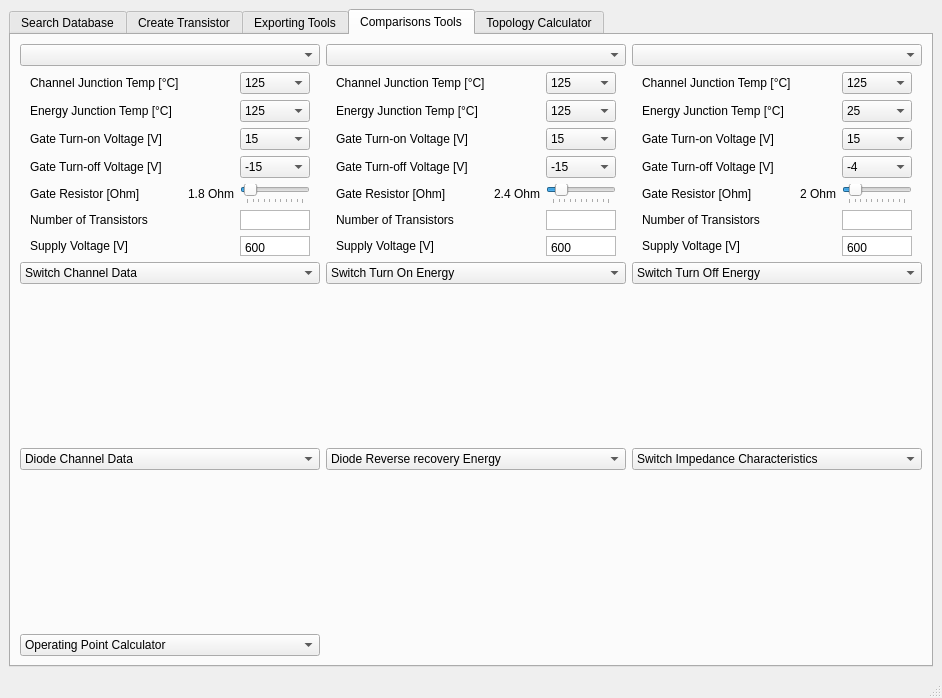
<?xml version="1.0" encoding="UTF-8"?>
<ui version="4.0">
 <class>MainWindow</class>
 <widget class="QMainWindow" name="MainWindow">
  <property name="geometry">
   <rect>
    <x>0</x>
    <y>0</y>
    <width>911</width>
    <height>687</height>
   </rect>
  </property>
  <property name="windowTitle">
   <string>MainWindow</string>
  </property>
  <widget class="QWidget" name="centralwidget">
   <layout class="QGridLayout" name="gridLayout">
    <item row="0" column="0">
     <layout class="QVBoxLayout" name="verticalLayout">
      <item>
       <widget class="QTabWidget" name="mainTabWidget">
        <property name="currentIndex">
         <number>3</number>
        </property>
        <widget class="QWidget" name="searchDatabaseTab">
         <property name="accessibleName">
          <string/>
         </property>
         <attribute name="title">
          <string>Search Database</string>
         </attribute>
        </widget>
        <widget class="QWidget" name="createTransistorTab">
         <attribute name="title">
          <string>Create Transistor</string>
         </attribute>
        </widget>
        <widget class="QWidget" name="exportingToolsTab">
         <attribute name="title">
          <string>Exporting Tools</string>
         </attribute>
        </widget>
        <widget class="QWidget" name="comparisonsToolsTab">
         <attribute name="title">
          <string>Comparisons Tools</string>
         </attribute>
         <layout class="QVBoxLayout" name="verticalLayout_2">
          <item>
           <layout class="QGridLayout" name="comparisonsGridLayout">
            <property name="sizeConstraint">
             <enum>QLayout::SetDefaultConstraint</enum>
            </property>
            <item row="4" column="0">
             <widget class="MplWidget" name="mplWidgetFour" native="true">
              <property name="sizePolicy">
               <sizepolicy hsizetype="Expanding" vsizetype="Expanding">
                <horstretch>0</horstretch>
                <verstretch>0</verstretch>
               </sizepolicy>
              </property>
              <property name="minimumSize">
               <size>
                <width>260</width>
                <height>151</height>
               </size>
              </property>
             </widget>
            </item>
            <item row="4" column="2">
             <widget class="MplWidget" name="mplWidgetSix" native="true">
              <property name="sizePolicy">
               <sizepolicy hsizetype="Expanding" vsizetype="Expanding">
                <horstretch>0</horstretch>
                <verstretch>0</verstretch>
               </sizepolicy>
              </property>
              <property name="minimumSize">
               <size>
                <width>260</width>
                <height>151</height>
               </size>
              </property>
             </widget>
            </item>
            <item row="4" column="1">
             <widget class="MplWidget" name="mplWidgetFive" native="true">
              <property name="sizePolicy">
               <sizepolicy hsizetype="Expanding" vsizetype="Expanding">
                <horstretch>0</horstretch>
                <verstretch>0</verstretch>
               </sizepolicy>
              </property>
              <property name="minimumSize">
               <size>
                <width>260</width>
                <height>151</height>
               </size>
              </property>
             </widget>
            </item>
            <item row="0" column="2">
             <layout class="QVBoxLayout" name="transThreeVertiLayout">
              <item>
               <widget class="QComboBox" name="comboBoxTransThree"/>
              </item>
              <item>
               <layout class="QGridLayout" name="transThreeGridLayout">
                <property name="leftMargin">
                 <number>10</number>
                </property>
                <property name="rightMargin">
                 <number>10</number>
                </property>
                <item row="4" column="1">
                 <widget class="QLabel" name="label_3">
                  <property name="text">
                   <string>2 Ohm</string>
                  </property>
                 </widget>
                </item>
                <item row="6" column="2">
                 <widget class="QPlainTextEdit" name="vsupplyEditThree">
                  <property name="sizePolicy">
                   <sizepolicy hsizetype="Expanding" vsizetype="Preferred">
                    <horstretch>0</horstretch>
                    <verstretch>0</verstretch>
                   </sizepolicy>
                  </property>
                  <property name="maximumSize">
                   <size>
                    <width>16777215</width>
                    <height>20</height>
                   </size>
                  </property>
                  <property name="verticalScrollBarPolicy">
                   <enum>Qt::ScrollBarAlwaysOff</enum>
                  </property>
                  <property name="plainText">
                   <string>600</string>
                  </property>
                 </widget>
                </item>
                <item row="0" column="1">
                 <spacer name="transThreeHoriSpace">
                  <property name="orientation">
                   <enum>Qt::Horizontal</enum>
                  </property>
                  <property name="sizeHint" stdset="0">
                   <size>
                    <width>230</width>
                    <height>7</height>
                   </size>
                  </property>
                 </spacer>
                </item>
                <item row="0" column="2">
                 <widget class="QComboBox" name="juncTempBoxThree">
                  <item>
                   <property name="text">
                    <string>125</string>
                   </property>
                  </item>
                  <item>
                   <property name="text">
                    <string>150</string>
                   </property>
                  </item>
                  <item>
                   <property name="text">
                    <string>25</string>
                   </property>
                  </item>
                 </widget>
                </item>
                <item row="5" column="0">
                 <widget class="QLabel" name="transNumLabelThree">
                  <property name="text">
                   <string>Number of Transistors       </string>
                  </property>
                 </widget>
                </item>
                <item row="6" column="0">
                 <widget class="QLabel" name="vsupplyLabelThree">
                  <property name="text">
                   <string>Supply Voltage [V]            </string>
                  </property>
                 </widget>
                </item>
                <item row="4" column="2">
                 <widget class="QSlider" name="gateResisSliderThree">
                  <property name="maximum">
                   <number>20</number>
                  </property>
                  <property name="singleStep">
                   <number>2</number>
                  </property>
                  <property name="value">
                   <number>2</number>
                  </property>
                  <property name="orientation">
                   <enum>Qt::Horizontal</enum>
                  </property>
                  <property name="tickPosition">
                   <enum>QSlider::TicksBelow</enum>
                  </property>
                 </widget>
                </item>
                <item row="3" column="0">
                 <widget class="QLabel" name="turnoffVoltLabelThree">
                  <property name="text">
                   <string>Gate Turn-off Voltage [V]   </string>
                  </property>
                 </widget>
                </item>
                <item row="2" column="0">
                 <widget class="QLabel" name="turnonVoltLabelThree">
                  <property name="text">
                   <string>Gate Turn-on Voltage [V]   </string>
                  </property>
                 </widget>
                </item>
                <item row="4" column="0">
                 <widget class="QLabel" name="gateResisLabelThree">
                  <property name="text">
                   <string>Gate Resistor [Ohm]          </string>
                  </property>
                 </widget>
                </item>
                <item row="2" column="2">
                 <widget class="QComboBox" name="turnonVoltBoxThree">
                  <item>
                   <property name="text">
                    <string>15</string>
                   </property>
                  </item>
                  <item>
                   <property name="text">
                    <string>14</string>
                   </property>
                  </item>
                  <item>
                   <property name="text">
                    <string>13</string>
                   </property>
                  </item>
                  <item>
                   <property name="text">
                    <string>12</string>
                   </property>
                  </item>
                  <item>
                   <property name="text">
                    <string>4</string>
                   </property>
                  </item>
                  <item>
                   <property name="text">
                    <string>7</string>
                   </property>
                  </item>
                  <item>
                   <property name="text">
                    <string>6</string>
                   </property>
                  </item>
                 </widget>
                </item>
                <item row="3" column="2">
                 <widget class="QComboBox" name="turnoffVoltBoxThree">
                  <item>
                   <property name="text">
                    <string>-4</string>
                   </property>
                  </item>
                  <item>
                   <property name="text">
                    <string>-7</string>
                   </property>
                  </item>
                  <item>
                   <property name="text">
                    <string>-6</string>
                   </property>
                  </item>
                  <item>
                   <property name="text">
                    <string>-5</string>
                   </property>
                  </item>
                 </widget>
                </item>
                <item row="0" column="0">
                 <widget class="QLabel" name="juncTempLabelThree">
                  <property name="text">
                   <string>Channel Junction Temp [°C] </string>
                  </property>
                 </widget>
                </item>
                <item row="5" column="2">
                 <widget class="QPlainTextEdit" name="transNumEditThree">
                  <property name="sizePolicy">
                   <sizepolicy hsizetype="Expanding" vsizetype="Preferred">
                    <horstretch>0</horstretch>
                    <verstretch>0</verstretch>
                   </sizepolicy>
                  </property>
                  <property name="maximumSize">
                   <size>
                    <width>16777215</width>
                    <height>20</height>
                   </size>
                  </property>
                  <property name="verticalScrollBarPolicy">
                   <enum>Qt::ScrollBarAlwaysOff</enum>
                  </property>
                 </widget>
                </item>
                <item row="1" column="2">
                 <widget class="QComboBox" name="comboBox_3">
                  <item>
                   <property name="text">
                    <string>25</string>
                   </property>
                  </item>
                  <item>
                   <property name="text">
                    <string>125</string>
                   </property>
                  </item>
                  <item>
                   <property name="text">
                    <string>150</string>
                   </property>
                  </item>
                 </widget>
                </item>
                <item row="1" column="0">
                 <widget class="QLabel" name="label_4">
                  <property name="text">
                   <string>Energy Junction Temp [°C] </string>
                  </property>
                 </widget>
                </item>
               </layout>
              </item>
             </layout>
            </item>
            <item row="2" column="2">
             <widget class="MplWidget" name="mplWidgetThree" native="true">
              <property name="sizePolicy">
               <sizepolicy hsizetype="Expanding" vsizetype="Expanding">
                <horstretch>0</horstretch>
                <verstretch>0</verstretch>
               </sizepolicy>
              </property>
              <property name="minimumSize">
               <size>
                <width>260</width>
                <height>151</height>
               </size>
              </property>
             </widget>
            </item>
            <item row="2" column="0">
             <widget class="MplWidget" name="mplWidgetOne" native="true">
              <property name="sizePolicy">
               <sizepolicy hsizetype="Expanding" vsizetype="Expanding">
                <horstretch>0</horstretch>
                <verstretch>0</verstretch>
               </sizepolicy>
              </property>
              <property name="minimumSize">
               <size>
                <width>260</width>
                <height>151</height>
               </size>
              </property>
             </widget>
            </item>
            <item row="2" column="1">
             <widget class="MplWidget" name="mplWidgetTwo" native="true">
              <property name="sizePolicy">
               <sizepolicy hsizetype="Expanding" vsizetype="Expanding">
                <horstretch>0</horstretch>
                <verstretch>0</verstretch>
               </sizepolicy>
              </property>
              <property name="minimumSize">
               <size>
                <width>260</width>
                <height>151</height>
               </size>
              </property>
             </widget>
            </item>
            <item row="5" column="0">
             <widget class="QComboBox" name="comboBoxOpCalc">
              <property name="minimumSize">
               <size>
                <width>210</width>
                <height>22</height>
               </size>
              </property>
              <property name="editable">
               <bool>false</bool>
              </property>
              <property name="currentText">
               <string>Operating Point Calculator</string>
              </property>
              <property name="currentIndex">
               <number>0</number>
              </property>
              <property name="placeholderText">
               <string/>
              </property>
              <item>
               <property name="text">
                <string>Operating Point Calculator</string>
               </property>
              </item>
             </widget>
            </item>
            <item row="0" column="0">
             <layout class="QVBoxLayout" name="transOneVertiLayout" stretch="0,0">
              <property name="spacing">
               <number>6</number>
              </property>
              <property name="sizeConstraint">
               <enum>QLayout::SetDefaultConstraint</enum>
              </property>
              <item>
               <widget class="QComboBox" name="comboBoxTransOne"/>
              </item>
              <item>
               <layout class="QGridLayout" name="transOneGridLayout">
                <property name="leftMargin">
                 <number>10</number>
                </property>
                <property name="rightMargin">
                 <number>10</number>
                </property>
                <item row="3" column="3">
                 <widget class="QComboBox" name="turnoffVoltBoxOne">
                  <item>
                   <property name="text">
                    <string>-15</string>
                   </property>
                  </item>
                  <item>
                   <property name="text">
                    <string>-14</string>
                   </property>
                  </item>
                  <item>
                   <property name="text">
                    <string>-12</string>
                   </property>
                  </item>
                  <item>
                   <property name="text">
                    <string>-13</string>
                   </property>
                  </item>
                 </widget>
                </item>
                <item row="2" column="0">
                 <widget class="QLabel" name="turnonVoltLabelOne">
                  <property name="text">
                   <string>Gate Turn-on Voltage [V]   </string>
                  </property>
                 </widget>
                </item>
                <item row="6" column="0">
                 <widget class="QLabel" name="vsupplyLabelOne">
                  <property name="text">
                   <string>Supply Voltage [V]            </string>
                  </property>
                 </widget>
                </item>
                <item row="4" column="0">
                 <widget class="QLabel" name="gateResisLabelOne">
                  <property name="text">
                   <string>Gate Resistor [Ohm]          </string>
                  </property>
                 </widget>
                </item>
                <item row="0" column="3">
                 <widget class="QComboBox" name="juncTempBoxOne">
                  <property name="editable">
                   <bool>false</bool>
                  </property>
                  <item>
                   <property name="text">
                    <string>125</string>
                   </property>
                  </item>
                  <item>
                   <property name="text">
                    <string>25</string>
                   </property>
                  </item>
                  <item>
                   <property name="text">
                    <string>150</string>
                   </property>
                  </item>
                 </widget>
                </item>
                <item row="4" column="3">
                 <widget class="QSlider" name="gateResisSliderOne">
                  <property name="value">
                   <number>5</number>
                  </property>
                  <property name="orientation">
                   <enum>Qt::Horizontal</enum>
                  </property>
                  <property name="tickPosition">
                   <enum>QSlider::TicksBelow</enum>
                  </property>
                 </widget>
                </item>
                <item row="4" column="1">
                 <widget class="QLabel" name="sliderLabelOne">
                  <property name="text">
                   <string>1.8 Ohm</string>
                  </property>
                 </widget>
                </item>
                <item row="0" column="0">
                 <widget class="QLabel" name="juncTempLabelOne">
                  <property name="text">
                   <string>Channel Junction Temp [°C] </string>
                  </property>
                 </widget>
                </item>
                <item row="2" column="3">
                 <widget class="QComboBox" name="turnonVoltBoxOne">
                  <property name="editable">
                   <bool>false</bool>
                  </property>
                  <item>
                   <property name="text">
                    <string>15</string>
                   </property>
                  </item>
                  <item>
                   <property name="text">
                    <string>14</string>
                   </property>
                  </item>
                  <item>
                   <property name="text">
                    <string>13</string>
                   </property>
                  </item>
                  <item>
                   <property name="text">
                    <string>12</string>
                   </property>
                  </item>
                 </widget>
                </item>
                <item row="5" column="3">
                 <widget class="QPlainTextEdit" name="transNumEditOne">
                  <property name="sizePolicy">
                   <sizepolicy hsizetype="Expanding" vsizetype="Preferred">
                    <horstretch>0</horstretch>
                    <verstretch>0</verstretch>
                   </sizepolicy>
                  </property>
                  <property name="maximumSize">
                   <size>
                    <width>16777215</width>
                    <height>20</height>
                   </size>
                  </property>
                  <property name="verticalScrollBarPolicy">
                   <enum>Qt::ScrollBarAlwaysOff</enum>
                  </property>
                 </widget>
                </item>
                <item row="3" column="0">
                 <widget class="QLabel" name="turnoffVoltLabelOne">
                  <property name="text">
                   <string>Gate Turn-off Voltage [V]   </string>
                  </property>
                 </widget>
                </item>
                <item row="2" column="1">
                 <spacer name="transOneHoriSpace">
                  <property name="orientation">
                   <enum>Qt::Horizontal</enum>
                  </property>
                  <property name="sizeHint" stdset="0">
                   <size>
                    <width>230</width>
                    <height>20</height>
                   </size>
                  </property>
                 </spacer>
                </item>
                <item row="6" column="3">
                 <widget class="QPlainTextEdit" name="vsupplyEditOne">
                  <property name="sizePolicy">
                   <sizepolicy hsizetype="Expanding" vsizetype="Preferred">
                    <horstretch>0</horstretch>
                    <verstretch>0</verstretch>
                   </sizepolicy>
                  </property>
                  <property name="maximumSize">
                   <size>
                    <width>16777215</width>
                    <height>20</height>
                   </size>
                  </property>
                  <property name="verticalScrollBarPolicy">
                   <enum>Qt::ScrollBarAlwaysOff</enum>
                  </property>
                  <property name="plainText">
                   <string>600
</string>
                  </property>
                  <property name="placeholderText">
                   <string>600</string>
                  </property>
                 </widget>
                </item>
                <item row="5" column="0">
                 <widget class="QLabel" name="transNumLabelOne">
                  <property name="text">
                   <string>Number of Transistors       </string>
                  </property>
                 </widget>
                </item>
                <item row="1" column="3">
                 <widget class="QComboBox" name="comboBox">
                  <item>
                   <property name="text">
                    <string>125</string>
                   </property>
                  </item>
                  <item>
                   <property name="text">
                    <string>25</string>
                   </property>
                  </item>
                  <item>
                   <property name="text">
                    <string>150</string>
                   </property>
                  </item>
                 </widget>
                </item>
                <item row="1" column="0">
                 <widget class="QLabel" name="label">
                  <property name="text">
                   <string>Energy Junction Temp [°C] </string>
                  </property>
                 </widget>
                </item>
               </layout>
              </item>
             </layout>
            </item>
            <item row="0" column="1">
             <layout class="QVBoxLayout" name="transTwoVertiLayout">
              <item>
               <widget class="QComboBox" name="comboBoxTransTwo"/>
              </item>
              <item>
               <layout class="QGridLayout" name="transTwoGridLayout">
                <property name="leftMargin">
                 <number>10</number>
                </property>
                <property name="rightMargin">
                 <number>10</number>
                </property>
                <item row="3" column="2">
                 <widget class="QComboBox" name="turnoffBoxTwo">
                  <item>
                   <property name="text">
                    <string>-15</string>
                   </property>
                  </item>
                  <item>
                   <property name="text">
                    <string>-14</string>
                   </property>
                  </item>
                  <item>
                   <property name="text">
                    <string>-13</string>
                   </property>
                  </item>
                  <item>
                   <property name="text">
                    <string>-12</string>
                   </property>
                  </item>
                 </widget>
                </item>
                <item row="5" column="0">
                 <widget class="QLabel" name="transNumLabelTwo">
                  <property name="text">
                   <string>Number of Transistors       </string>
                  </property>
                 </widget>
                </item>
                <item row="2" column="2">
                 <widget class="QComboBox" name="turnonVoltBoxTwo">
                  <item>
                   <property name="text">
                    <string>15</string>
                   </property>
                  </item>
                  <item>
                   <property name="text">
                    <string>14</string>
                   </property>
                  </item>
                  <item>
                   <property name="text">
                    <string>13</string>
                   </property>
                  </item>
                  <item>
                   <property name="text">
                    <string>12</string>
                   </property>
                  </item>
                 </widget>
                </item>
                <item row="0" column="2">
                 <widget class="QComboBox" name="juncTempBoxTwo">
                  <item>
                   <property name="text">
                    <string>125</string>
                   </property>
                  </item>
                  <item>
                   <property name="text">
                    <string>150</string>
                   </property>
                  </item>
                  <item>
                   <property name="text">
                    <string>25</string>
                   </property>
                  </item>
                 </widget>
                </item>
                <item row="6" column="0">
                 <widget class="QLabel" name="vsupplyLabelTwo">
                  <property name="text">
                   <string>Supply Voltage [V]            </string>
                  </property>
                 </widget>
                </item>
                <item row="3" column="0">
                 <widget class="QLabel" name="turnoffVoltLabelTwo">
                  <property name="text">
                   <string>Gate Turn-off Voltage [V]   </string>
                  </property>
                 </widget>
                </item>
                <item row="0" column="0">
                 <widget class="QLabel" name="juncTempLabelTwo">
                  <property name="text">
                   <string>Channel Junction Temp [°C] </string>
                  </property>
                 </widget>
                </item>
                <item row="4" column="2">
                 <widget class="QSlider" name="gateResisSliderTwo">
                  <property name="maximum">
                   <number>20</number>
                  </property>
                  <property name="singleStep">
                   <number>2</number>
                  </property>
                  <property name="pageStep">
                   <number>1</number>
                  </property>
                  <property name="value">
                   <number>3</number>
                  </property>
                  <property name="sliderPosition">
                   <number>3</number>
                  </property>
                  <property name="orientation">
                   <enum>Qt::Horizontal</enum>
                  </property>
                  <property name="tickPosition">
                   <enum>QSlider::TicksBelow</enum>
                  </property>
                 </widget>
                </item>
                <item row="4" column="1">
                 <widget class="QLabel" name="sliderLabelTwo">
                  <property name="text">
                   <string>2.4 Ohm</string>
                  </property>
                 </widget>
                </item>
                <item row="4" column="0">
                 <widget class="QLabel" name="gateResisLabelTwo">
                  <property name="text">
                   <string>Gate Resistor [Ohm]          </string>
                  </property>
                 </widget>
                </item>
                <item row="2" column="0">
                 <widget class="QLabel" name="turnonVoltLabelTwo">
                  <property name="text">
                   <string>Gate Turn-on Voltage [V]   </string>
                  </property>
                 </widget>
                </item>
                <item row="0" column="1">
                 <spacer name="transTwoHoriSpace">
                  <property name="orientation">
                   <enum>Qt::Horizontal</enum>
                  </property>
                  <property name="sizeHint" stdset="0">
                   <size>
                    <width>230</width>
                    <height>20</height>
                   </size>
                  </property>
                 </spacer>
                </item>
                <item row="5" column="2">
                 <widget class="QPlainTextEdit" name="transNumEditTwo">
                  <property name="sizePolicy">
                   <sizepolicy hsizetype="Expanding" vsizetype="Preferred">
                    <horstretch>0</horstretch>
                    <verstretch>0</verstretch>
                   </sizepolicy>
                  </property>
                  <property name="maximumSize">
                   <size>
                    <width>16777215</width>
                    <height>20</height>
                   </size>
                  </property>
                  <property name="verticalScrollBarPolicy">
                   <enum>Qt::ScrollBarAlwaysOff</enum>
                  </property>
                 </widget>
                </item>
                <item row="6" column="2">
                 <widget class="QPlainTextEdit" name="vsupplyEditTwo">
                  <property name="sizePolicy">
                   <sizepolicy hsizetype="Expanding" vsizetype="Preferred">
                    <horstretch>0</horstretch>
                    <verstretch>0</verstretch>
                   </sizepolicy>
                  </property>
                  <property name="maximumSize">
                   <size>
                    <width>16777215</width>
                    <height>20</height>
                   </size>
                  </property>
                  <property name="verticalScrollBarPolicy">
                   <enum>Qt::ScrollBarAlwaysOff</enum>
                  </property>
                  <property name="plainText">
                   <string>600
</string>
                  </property>
                 </widget>
                </item>
                <item row="1" column="2">
                 <widget class="QComboBox" name="comboBox_2">
                  <item>
                   <property name="text">
                    <string>125</string>
                   </property>
                  </item>
                  <item>
                   <property name="text">
                    <string>25</string>
                   </property>
                  </item>
                  <item>
                   <property name="text">
                    <string>150</string>
                   </property>
                  </item>
                 </widget>
                </item>
                <item row="1" column="0">
                 <widget class="QLabel" name="label_2">
                  <property name="text">
                   <string>Energy Junction Temp [°C] </string>
                  </property>
                 </widget>
                </item>
               </layout>
              </item>
             </layout>
            </item>
            <item row="1" column="0">
             <widget class="QComboBox" name="comboBoxChannel">
              <property name="currentText">
               <string>Switch Channel Data</string>
              </property>
              <item>
               <property name="text">
                <string>Switch Channel Data</string>
               </property>
              </item>
             </widget>
            </item>
            <item row="3" column="0">
             <widget class="QComboBox" name="comboBoxDiodeChannel">
              <item>
               <property name="text">
                <string>Diode Channel Data</string>
               </property>
              </item>
             </widget>
            </item>
            <item row="1" column="1">
             <widget class="QComboBox" name="comboBoxTurnOn">
              <item>
               <property name="text">
                <string>Switch Turn On Energy</string>
               </property>
              </item>
             </widget>
            </item>
            <item row="3" column="1">
             <widget class="QComboBox" name="comboBoxReverse">
              <item>
               <property name="text">
                <string>Diode Reverse recovery Energy</string>
               </property>
              </item>
             </widget>
            </item>
            <item row="3" column="2">
             <widget class="QComboBox" name="comboBoxOutputCap">
              <item>
               <property name="text">
                <string>Switch Impedance Characteristics</string>
               </property>
              </item>
             </widget>
            </item>
            <item row="1" column="2">
             <widget class="QComboBox" name="comboBox_6">
              <item>
               <property name="text">
                <string>Switch Turn Off Energy</string>
               </property>
              </item>
             </widget>
            </item>
           </layout>
          </item>
         </layout>
        </widget>
        <widget class="QWidget" name="topologyCalculatorTab">
         <attribute name="title">
          <string>Topology Calculator</string>
         </attribute>
        </widget>
       </widget>
      </item>
     </layout>
    </item>
   </layout>
  </widget>
  <widget class="QMenuBar" name="menubar">
   <property name="geometry">
    <rect>
     <x>0</x>
     <y>0</y>
     <width>911</width>
     <height>21</height>
    </rect>
   </property>
  </widget>
  <widget class="QStatusBar" name="statusbar"/>
 </widget>
 <customwidgets>
  <customwidget>
   <class>MplWidget</class>
   <extends>QWidget</extends>
   <header>mplwidget.h</header>
   <container>1</container>
  </customwidget>
 </customwidgets>
 <resources/>
 <connections/>
</ui>
